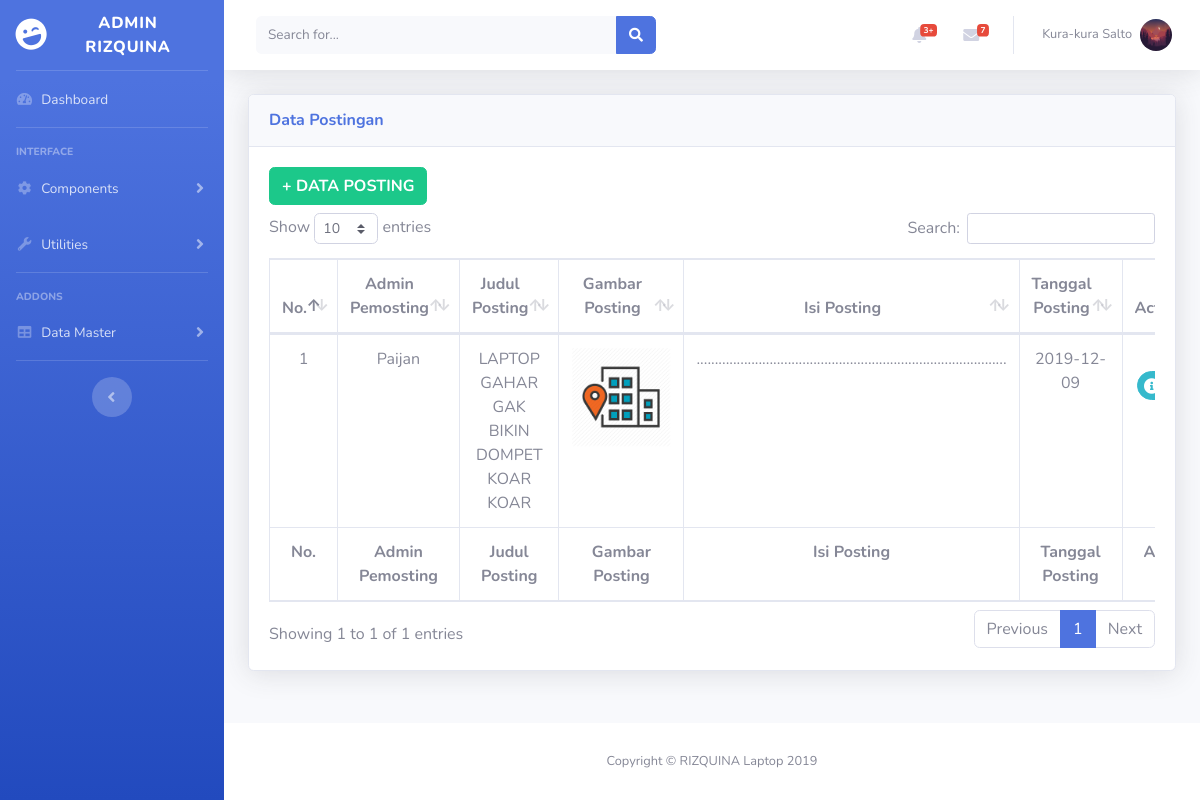
/data_posting.php (signed in), run on the app's committed database.
### tables this page shows
CREATE TABLE `posting` (
  `ID_POSTING` int(11) NOT NULL,
  `ID_USER` int(11) NOT NULL,
  `JUDUL_POSTING` varchar(50) DEFAULT NULL,
  `FOTO_POSTING` varchar(30) NOT NULL,
  `ISI_POSTING` tinytext DEFAULT NULL,
  `TANGGAL_POSTING` date NOT NULL
);

CREATE TABLE `user` (
  `ID_USER` int(11) NOT NULL,
  `NAMA_USER` varchar(45) DEFAULT NULL,
  `JENIS_KELAMIN` enum('Laki-laki','Perempuan') NOT NULL,
  `ALAMAT_USER` varchar(50) DEFAULT NULL,
  `NO_HP_USER` varchar(13) DEFAULT NULL,
  `EMAIL_USER` varchar(30) DEFAULT NULL,
  `PASSWORD_USER` varchar(60) DEFAULT NULL,
  `FOTO_PROFIL_USER` varchar(30) DEFAULT NULL,
  `TOKEN_USER` varchar(20) DEFAULT NULL,
  `HAK_AKSES_USER` int(11) DEFAULT NULL,
  `TANGGAL_DAFTAR` date DEFAULT NULL,
  `STATUS_AKTIVASI` int(11) NOT NULL
);

### data_posting.php (the view, shortened to what this page needs)
<?php
  require 'connection.php';
?>
<!DOCTYPE html>
<html lang="en">
<head>
  <link href="vendor/fontawesome-free/css/all.min.css" rel="stylesheet" type="text/css">
  <link href="css/sb-admin-2.min.css" rel="stylesheet">
  <link href="vendor/datatables/dataTables.bootstrap4.min.css" rel="stylesheet">
</head>
<body id="page-top">
  <div id="wrapper">
    <ul class="navbar-nav bg-gradient-primary sidebar sidebar-dark accordion" id="accordionSidebar">
      <a class="sidebar-brand d-flex align-items-center justify-content-center" href="index.php">
        <div class="sidebar-brand-icon rotate-n-15">
          <i class="fas fa-laugh-wink"></i>
        </div>
        <div class="sidebar-brand-text mx-3">Admin RIZQUINA</div>
      </a>
      <hr class="sidebar-divider my-0">
      <li class="nav-item">
        <a class="nav-link" href="index.php">
          <i class="fas fa-fw fa-tachometer-alt"></i>
          <span>Dashboard</span></a>
      </li>
      <hr class="sidebar-divider">
      <div class="sidebar-heading">
        Interface
      </div>
      <li class="nav-item">
        <a class="nav-link collapsed" href="#" data-toggle="collapse" data-target="#collapseTwo" aria-expanded="true" aria-controls="collapseTwo">
          <i class="fas fa-fw fa-cog"></i>
          <span>Components</span>
        </a>
      </li>
      <li class="nav-item">
        <a class="nav-link collapsed" href="#" data-toggle="collapse" data-target="#collapseUtilities" aria-expanded="true" aria-controls="collapseUtilities">
          <i class="fas fa-fw fa-wrench"></i>
          <span>Utilities</span>
        </a>
      </li>
      <hr class="sidebar-divider">
      <div class="sidebar-heading">
        Addons
      </div>
      <li class="nav-item">
        <a class="nav-link collapsed" href="#" data-toggle="collapse" data-target="#collapseTable" aria-expanded="true" aria-controls="collapseTable">
          <i class="fas fa-fw fa-table"></i>
          <span>Data Master</span>
        </a>
      </li>
      <hr class="sidebar-divider d-none d-md-block">
      <div class="text-center d-none d-md-inline">
        <button class="rounded-circle border-0" id="sidebarToggle"></button>
      </div>
    </ul>
    <div id="content-wrapper" class="d-flex flex-column">
      <div id="content">
        <nav class="navbar navbar-expand navbar-light bg-white topbar mb-4 static-top shadow">
          <form class="d-none d-sm-inline-block form-inline mr-auto ml-md-3 my-2 my-md-0 mw-100 navbar-search">
            <div class="input-group">
              <input type="text" class="form-control bg-light border-0 small" placeholder="Search for..." aria-label="Search" aria-describedby="basic-addon2">
              <div class="input-group-append">
                <button class="btn btn-primary" type="button">
                  <i class="fas fa-search fa-sm"></i>
                </button>
              </div>
            </div>
          </form>
          <ul class="navbar-nav ml-auto">
            <li class="nav-item dropdown no-arrow mx-1">
              <a class="nav-link dropdown-toggle" href="#" id="alertsDropdown" role="button" data-toggle="dropdown" aria-haspopup="true" aria-expanded="false">
                <i class="fas fa-bell fa-fw"></i>
                <span class="badge badge-danger badge-counter">3+</span>
              </a>
            </li>
            <li class="nav-item dropdown no-arrow mx-1">
              <a class="nav-link dropdown-toggle" href="#" id="messagesDropdown" role="button" data-toggle="dropdown" aria-haspopup="true" aria-expanded="false">
                <i class="fas fa-envelope fa-fw"></i>
                <span class="badge badge-danger badge-counter">7</span>
              </a>
            </li>
          <?php if(!isset($_SESSION["login"])) { ?>
            <li class="nav-item dropdown no-arrow">
              <a class="nav-link dropdown-toggle" href="#" id="userDropdown" role="button" data-toggle="dropdown" aria-haspopup="true" aria-expanded="false">
                <span class="mr-2 d-none d-lg-inline text-gray-600 small">User</span>
                <img class="img-profile rounded-circle" src="https://source.unsplash.com/QAB-WJcbgJk/60x60">
              </a>
              <div class="dropdown-menu dropdown-menu-right shadow animated--grow-in" aria-labelledby="userDropdown">
                <a class="dropdown-item" href="login.php">
                  <i class="fas fa-sign-in-alt fa-sm fa-fw mr-2 text-gray-400"></i>
                  Login
                </a>
              </div>
            </li>
            <?php } else { ?>
              <li class="nav-item dropdown no-arrow">
              <a class="nav-link dropdown-toggle" href="#" id="userDropdown" role="button" data-toggle="dropdown" aria-haspopup="true" aria-expanded="false">
                <span class="mr-2 d-none d-lg-inline text-gray-600 small"><?= $_SESSION["NAMA_USER"]; ?></span>
                <img class="img-profile rounded-circle" src="<?= $_SESSION["FOTO_PROFIL_USER"]; ?>">
              </a>
            </li>
            <?php } ?>
          </ul>
        </nav>
        <div class="container-fluid">
          <div class="card shadow mb-4">
            <div class="card-header py-3">
              <h6 class="m-0 font-weight-bold text-primary">Data Postingan  </h6>
          </div>
            <div class="card-body">
            <a href="tambah_posting.php" class="btn btn-success btn-icon-split">
              <span class="text"><b>+ DATA POSTING</b></span>
            </a>
              <div class="table-responsive">
                <table class="table table-bordered" id="dataTable" width="100%" cellspacing="0">
                  <thead>
                    <tr>
                        <th class="text-center">No.</th>
                        <th class="text-center">Admin Pemosting</th>
                        <th class="text-center">Judul Posting</th>
                        <th class="text-center">Gambar Posting</th>
                        <th class="text-center">Isi Posting</th>
                        <th class="text-center">Tanggal Posting</th>
                        <th class="text-center">Action</th>
                    </tr>
                  </thead>
                  <tfoot>
                    <tr>
                        <th class="text-center">No.</th>
                        <th class="text-center">Admin Pemosting</th>
                        <th class="text-center">Judul Posting</th>
                        <th class="text-center">Gambar Posting</th>
                        <th class="text-center">Isi Posting</th>
                        <th class="text-center">Tanggal Posting</th>
                        <th class="text-center">Action</th>
                    </tr>
                  </tfoot>
                  <tbody>
                    <?php $i = 1;?>
                    <?php
                      $sql = mysqli_query($conn, "SELECT * FROM user INNER JOIN posting ON user.ID_USER=posting.ID_USER");
                      while($row = mysqli_fetch_assoc($sql)) {
                    ?>
                    <tr>
                        <td class="text-center"><?= $i; ?></td>
                        <td class="text-center"><?= $row["NAMA_USER"]; ?></td>
                        <td class="text-center"><?= $row["JUDUL_POSTING"]; ?></td>
                        <td class="text-center"><img src="img/<?= $row["FOTO_POSTING"]; ?>" alt="foto posting" width="100"></td>
                        <td class="text-center"><?= $row["ISI_POSTING"]; ?></td>
                        <td class="text-center"><?= $row["TANGGAL_POSTING"]; ?></td>
                        <td class="text-center">
                        <span>
                          <div class="btn-group mt-4 mb-2">
                            <a href="ubah_dtaPOS.php?id=<?= $row['ID_POSTING']; ?>" class="btn btn-info btn-circle btn-sm">
                              <button type="button" class="btn btn-circle">
                                <i class="fas fa-info-circle" style="color: white"></i>
                              </button>
                            </a>
                          </div>
                        </span>
                        </td>
                    </tr>
                    <?php $i++; ?>
                    <?php } ?>
                  </tbody>
                </table>
              </div>
            </div>
          </div>
        </div>
      </div>
      <footer class="sticky-footer bg-white">
        <div class="container my-auto">
          <div class="copyright text-center my-auto">
            <span>Copyright &copy; RIZQUINA Laptop 2019</span>
          </div>
        </div>
      </footer>
    </div>
  </div>
</body>
</html>

### data on the page
posting: ID_USER.NAMA_USER "Paijan", JUDUL_POSTING "LAPTOP GAHAR GAK BIKIN DOMPET KOAR KOAR", FOTO_POSTING (picture), ISI_POSTING ".....................................................................................", TANGGAL_POSTING "2019-12-09"

### other printed values
$_SESSION["NAMA_USER"] "Kura-kura Salto"
